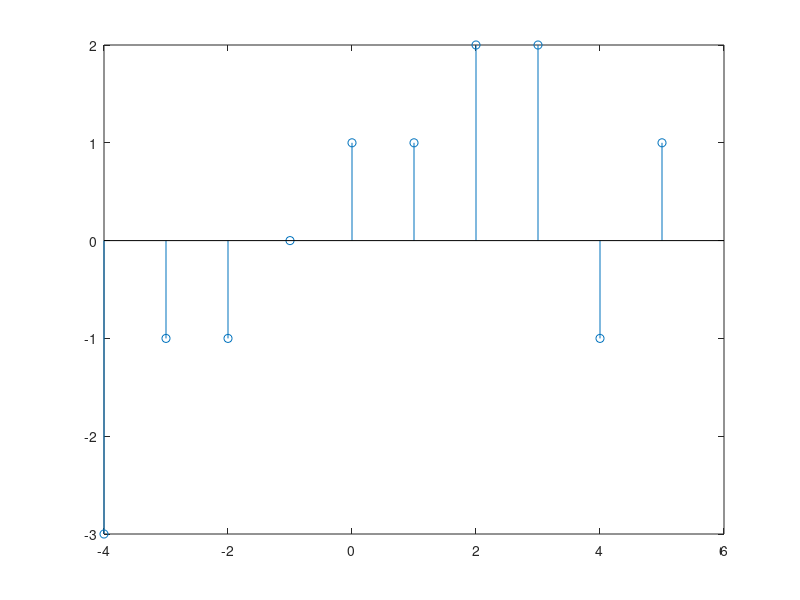
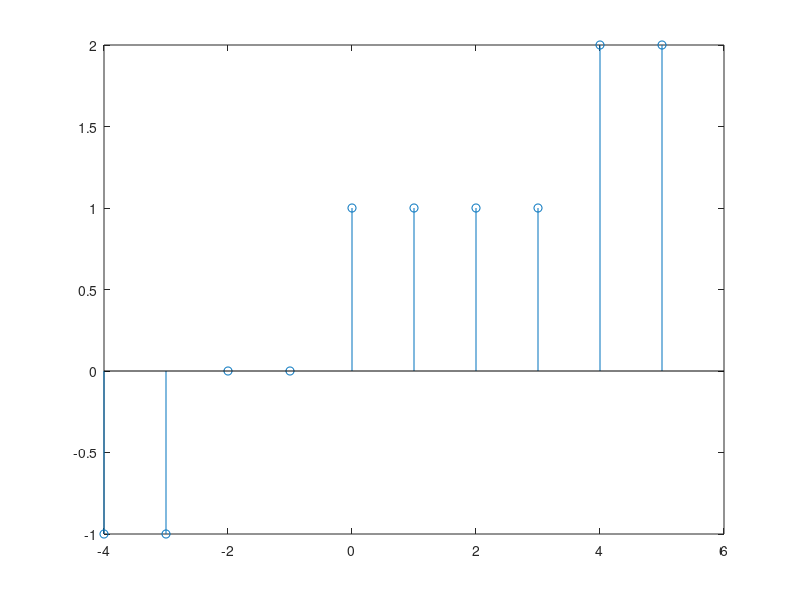

The MATLAB source for these figures, in order:
% CPE 3103 - FUNDAMENTALS OF MIXED SIGNALS AND SENSORS
% Group 1   MW 10:30 AM - 1:30 PM LBCEAC2 TC
% Sarcol, Joshua S      BS-CpE 3        2025/09/10
% Laboratory Exercise 2 (Item 6)

% Item 6A
n = -4:5;
y = [-3 -1 -1 0 1 1 2 2 -1 1];

stem(n, y);

% Item 6B
nf = floor(n/2);
ny = y(nf + 5);

figure;
stem(n, ny);